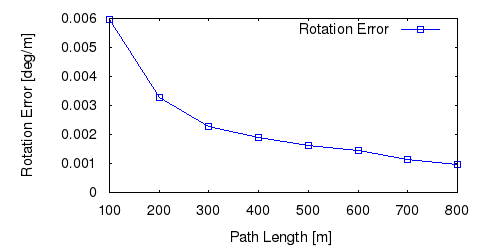

gnuplot code for this plot:
set term postscript eps enhanced color
set output "11_rl.eps"
set size ratio 0.5
set yrange [0:*]
set xlabel "Path Length [m]"
set ylabel "Rotation Error [deg/m]"
plot "11_rl.txt" using 1:($2*57.3) title 'Rotation Error' lc rgb "#0000FF" pt 4 w linespoints
